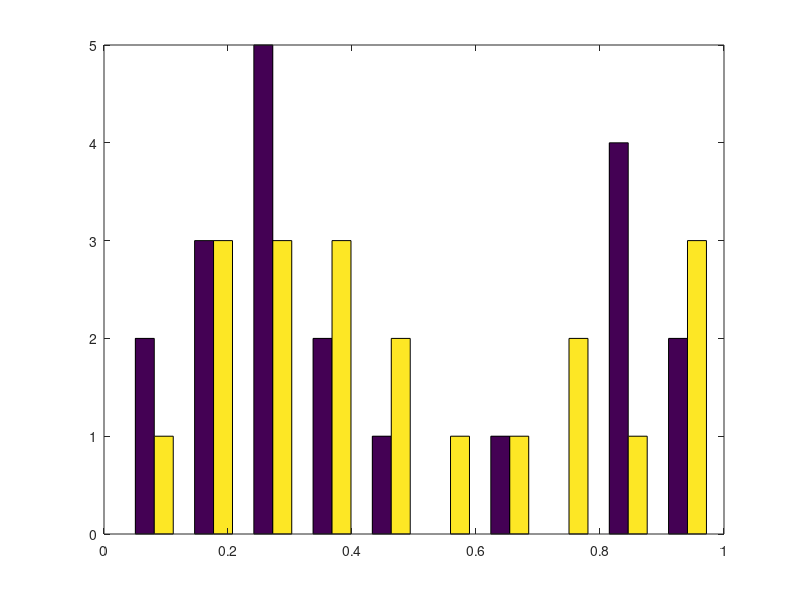

Source code (MATLAB):
%histogram

%single column
v=rand(20, 1);
%hist(v)
hist(v,50) %number of bins (default=10)

%multiple columns
v=rand(20, 2);
hist(v,10)